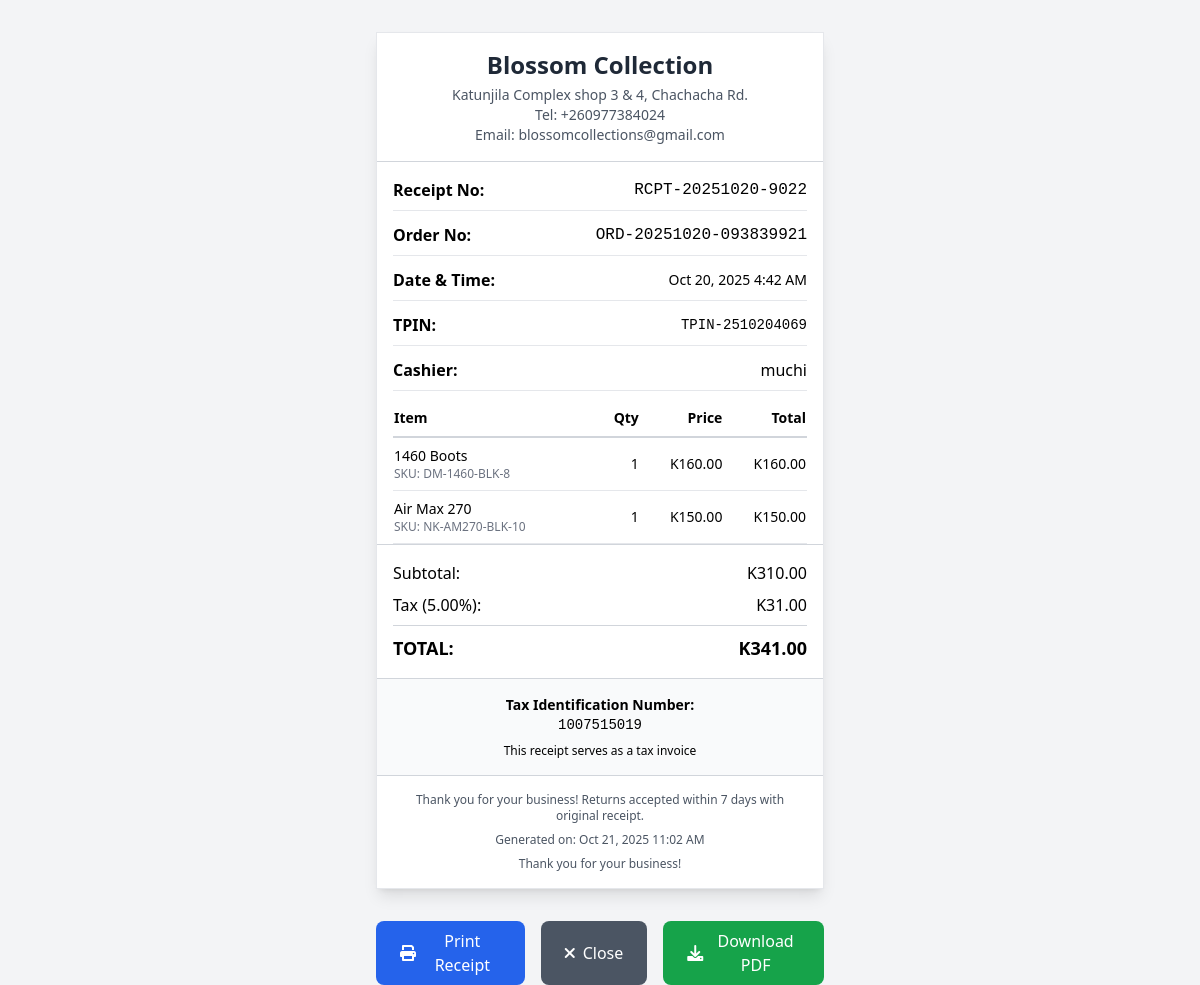
/generate_receipt.php?order_id=5 (signed in), run on the app's committed database.
### tables this page shows
CREATE TABLE `orders` (
  `id` int(11) NOT NULL,
  `order_number` varchar(50) NOT NULL,
  `receipt_number` varchar(50) DEFAULT NULL,
  `customer_id` int(11) DEFAULT NULL,
  `total_amount` decimal(10,2) NOT NULL,
  `subtotal_amount` decimal(10,2) DEFAULT 0.00,
  `tax_amount` decimal(10,2) DEFAULT 0.00,
  `tpin` varchar(20) DEFAULT NULL,
  `status` enum('pending','ready','collected') DEFAULT 'pending',
  `collected_by_name` varchar(255) DEFAULT NULL,
  `collected_by_phone` varchar(20) DEFAULT NULL,
  `collected_by_relation` varchar(100) DEFAULT NULL,
  `collection_method` enum('in_store','courier','delivery') DEFAULT 'in_store',
  `collection_verified_by` int(11) DEFAULT NULL,
  `collection_notes` text DEFAULT NULL,
  `collected_at` timestamp NULL DEFAULT NULL,
  `payment_method` enum('cash','card','transfer') DEFAULT 'cash',
  `notes` text DEFAULT NULL,
  `created_by` int(11) DEFAULT NULL,
  `created_at` timestamp NOT NULL DEFAULT current_timestamp(),
  `updated_at` timestamp NOT NULL DEFAULT current_timestamp() ON UPDATE current_timestamp(),
  `customer_type` enum('walk_in','existing','whatsapp','phone_call','online','referral') DEFAULT 'walk_in'
);

CREATE TABLE `receipt_settings` (
  `id` int(11) NOT NULL,
  `business_name` varchar(255) NOT NULL,
  `business_address` text DEFAULT NULL,
  `business_phone` varchar(20) DEFAULT NULL,
  `business_email` varchar(100) DEFAULT NULL,
  `tax_rate` decimal(5,2) DEFAULT 10.00,
  `tax_identification_number` varchar(50) DEFAULT NULL,
  `receipt_footer` text DEFAULT NULL,
  `is_active` tinyint(1) DEFAULT 1,
  `created_at` timestamp NOT NULL DEFAULT current_timestamp(),
  `updated_at` timestamp NOT NULL DEFAULT current_timestamp() ON UPDATE current_timestamp()
);

CREATE TABLE `users` (
  `id` int(11) NOT NULL,
  `username` varchar(50) NOT NULL,
  `password` varchar(255) NOT NULL,
  `email` varchar(100) NOT NULL,
  `role` enum('admin','salesperson','viewer') DEFAULT 'salesperson',
  `full_name` varchar(100) NOT NULL,
  `is_active` tinyint(1) DEFAULT 1,
  `created_at` timestamp NOT NULL DEFAULT current_timestamp()
);

CREATE TABLE `order_items` (
  `id` int(11) NOT NULL,
  `order_id` int(11) DEFAULT NULL,
  `product_id` int(11) DEFAULT NULL,
  `quantity` int(11) NOT NULL,
  `unit_price` decimal(10,2) NOT NULL,
  `total_price` decimal(10,2) NOT NULL
);

CREATE TABLE `products` (
  `id` int(11) NOT NULL,
  `name` varchar(255) NOT NULL,
  `description` text DEFAULT NULL,
  `sku` varchar(100) NOT NULL,
  `category_id` int(11) DEFAULT NULL,
  `brand_id` int(11) DEFAULT NULL,
  `price` decimal(10,2) NOT NULL,
  `cost_price` decimal(10,2) NOT NULL,
  `size` varchar(20) DEFAULT NULL,
  `color` varchar(50) DEFAULT NULL,
  `stock_quantity` int(11) DEFAULT 0,
  `min_stock_level` int(11) DEFAULT 5,
  `image_url` varchar(500) DEFAULT NULL,
  `is_active` tinyint(1) DEFAULT 1,
  `created_at` timestamp NOT NULL DEFAULT current_timestamp(),
  `updated_at` timestamp NOT NULL DEFAULT current_timestamp() ON UPDATE current_timestamp()
);

### generate_receipt.php (the view, shortened to what this page needs)
<?php
$db = (new Database())->getConnection();
$order_id = $_GET['order_id'];
$sql = "SELECT o.*, c.name as customer_name, c.email as customer_email, c.phone as customer_phone, c.address as customer_address,
               u.username as cashier_name, rs.*
        FROM orders o
        LEFT JOIN customers c ON o.customer_id = c.id
        LEFT JOIN users u ON o.created_by = u.id
        LEFT JOIN receipt_settings rs ON rs.is_active = 1
        WHERE o.id = ?";
$stmt = $db->prepare($sql);
$stmt->execute([$order_id]);
$order = $stmt->fetch(PDO::FETCH_ASSOC);
$sql = "SELECT oi.*, p.name as product_name, p.sku
        FROM order_items oi
        JOIN products p ON oi.product_id = p.id
        WHERE oi.order_id = ?";
$stmt = $db->prepare($sql);
$stmt->execute([$order_id]);
$items = $stmt->fetchAll(PDO::FETCH_ASSOC);
?>
<!DOCTYPE html>
<html lang="en">
<head>
    <script src="https://cdn.tailwindcss.com"></script>
    <link href="https://cdnjs.cloudflare.com/ajax/libs/font-awesome/6.0.0/css/all.min.css" rel="stylesheet">
</head>
<body class="bg-gray-100">
    <div class="max-w-md mx-auto bg-white receipt-container shadow-lg border border-gray-200 my-8">
        <div class="text-center border-b border-gray-300 p-4">
            <h1 class="text-2xl font-bold text-gray-800"><?php echo $order['business_name']; ?></h1>
            <?php if ($order['business_address']): ?>
                <p class="text-sm text-gray-600 mt-1"><?php echo nl2br(htmlspecialchars($order['business_address'])); ?></p>
            <?php endif; ?>
            <?php if ($order['business_phone']): ?>
                <p class="text-sm text-gray-600">Tel: <?php echo $order['business_phone']; ?></p>
            <?php endif; ?>
            <?php if ($order['business_email']): ?>
                <p class="text-sm text-gray-600">Email: <?php echo $order['business_email']; ?></p>
            <?php endif; ?>
        </div>
        <div class="p-4 space-y-3">
            <div class="flex justify-between items-center border-b border-gray-200 pb-2">
                <span class="font-semibold">Receipt No:</span>
                <span class="font-mono"><?php echo $order['receipt_number']; ?></span>
            </div>
            <div class="flex justify-between items-center border-b border-gray-200 pb-2">
                <span class="font-semibold">Order No:</span>
                <span class="font-mono"><?php echo $order['order_number']; ?></span>
            </div>
            <div class="flex justify-between items-center border-b border-gray-200 pb-2">
                <span class="font-semibold">Date & Time:</span>
                <span class="text-sm"><?php echo date('M j, Y g:i A', strtotime($order['created_at'])); ?></span>
            </div>
            <div class="flex justify-between items-center border-b border-gray-200 pb-2">
                <span class="font-semibold">TPIN:</span>
                <span class="font-mono text-sm"><?php echo $order['tpin']; ?></span>
            </div>
            <div class="flex justify-between items-center border-b border-gray-200 pb-2">
                <span class="font-semibold">Cashier:</span>
                <span><?php echo $order['cashier_name']; ?></span>
            </div>
        </div>
        <div class="px-4">
            <table class="w-full text-sm">
                <thead>
                    <tr class="border-b-2 border-gray-300">
                        <th class="text-left pb-2">Item</th>
                        <th class="text-right pb-2">Qty</th>
                        <th class="text-right pb-2">Price</th>
                        <th class="text-right pb-2">Total</th>
                    </tr>
                </thead>
                <tbody>
                    <?php foreach ($items as $item): ?>
                    <tr class="border-b border-gray-200">
                        <td class="py-2">
                            <div class="font-medium"><?php echo $item['product_name']; ?></div>
                            <div class="text-xs text-gray-500">SKU: <?php echo $item['sku']; ?></div>
                        </td>
                        <td class="text-right py-2"><?php echo $item['quantity']; ?></td>
                        <td class="text-right py-2">K<?php echo number_format($item['unit_price'], 2); ?></td>
                        <td class="text-right py-2 font-medium">K<?php echo number_format($item['total_price'], 2); ?></td>
                    </tr>
                    <?php endforeach; ?>
                </tbody>
            </table>
        </div>
        <div class="p-4 space-y-2 border-t border-gray-300">
            <div class="flex justify-between">
                <span>Subtotal:</span>
                <span>K<?php echo number_format($order['subtotal_amount'], 2); ?></span>
            </div>
            <div class="flex justify-between">
                <span>Tax (<?php echo $order['tax_rate']; ?>%):</span>
                <span>K<?php echo number_format($order['tax_amount'], 2); ?></span>
            </div>
            <div class="flex justify-between text-lg font-bold border-t border-gray-300 pt-2">
                <span>TOTAL:</span>
                <span>K<?php echo number_format($order['total_amount'], 2); ?></span>
            </div>
        </div>
        <div class="p-4 bg-gray-50 border-t border-gray-300">
            <div class="text-center text-sm">
                <div class="font-semibold">Tax Identification Number:</div>
                <div class="font-mono"><?php echo $order['tax_identification_number']; ?></div>
                <div class="mt-2 text-xs">This receipt serves as a tax invoice</div>
            </div>
        </div>
        <div class="p-4 border-t border-gray-300 text-center text-xs text-gray-600">
            <?php if ($order['receipt_footer']): ?>
                <p class="mb-2"><?php echo nl2br(htmlspecialchars($order['receipt_footer'])); ?></p>
            <?php endif; ?>
            <p>Generated on: <?php echo date('M j, Y g:i A'); ?></p>
            <p class="mt-2">Thank you for your business!</p>
        </div>
    </div>
    <div class="max-w-md mx-auto no-print mt-4 flex justify-center space-x-4">
        <button onclick="window.print()" class="bg-blue-600 text-white px-6 py-2 rounded-lg hover:bg-blue-700 flex items-center">
            <i class="fas fa-print mr-2"></i> Print Receipt
        </button>
        <button onclick="window.close()" class="bg-gray-600 text-white px-6 py-2 rounded-lg hover:bg-gray-700 flex items-center">
            <i class="fas fa-times mr-2"></i> Close
        </button>
        <button onclick="downloadReceipt()" class="bg-green-600 text-white px-6 py-2 rounded-lg hover:bg-green-700 flex items-center">
            <i class="fas fa-download mr-2"></i> Download PDF
        </button>
    </div>
</body>
</html>

### data on the page
orders: receipt_settings.business_name "Blossom Collection", receipt_settings.business_address "Katunjila Complex shop 3 & 4, Chachacha Rd.", receipt_settings.business_phone "+260977384024", receipt_settings.business_email "blossomcollections@gmail.com", receipt_number "RCPT-20251020-9022", order_number "ORD-20251020-093839921", receipt_settings.created_at "Oct 20, 2025 4:42 AM", tpin "TPIN-2510204069", created_by.username "muchi", subtotal_amount "310.00", receipt_settings.tax_rate "5.00", tax_amount "31.00", total_amount "341.00", receipt_settings.tax_identification_number "1007515019", receipt_settings.receipt_footer "Thank you for your business! Returns accepted within 7 days with original receipt."
order_items: product.name "1460 Boots", product.sku "DM-1460-BLK-8", quantity "1", unit_price "160.00", total_price "160.00"
order_items: product.name "Air Max 270", product.sku "NK-AM270-BLK-10", quantity "1", unit_price "150.00", total_price "150.00"
